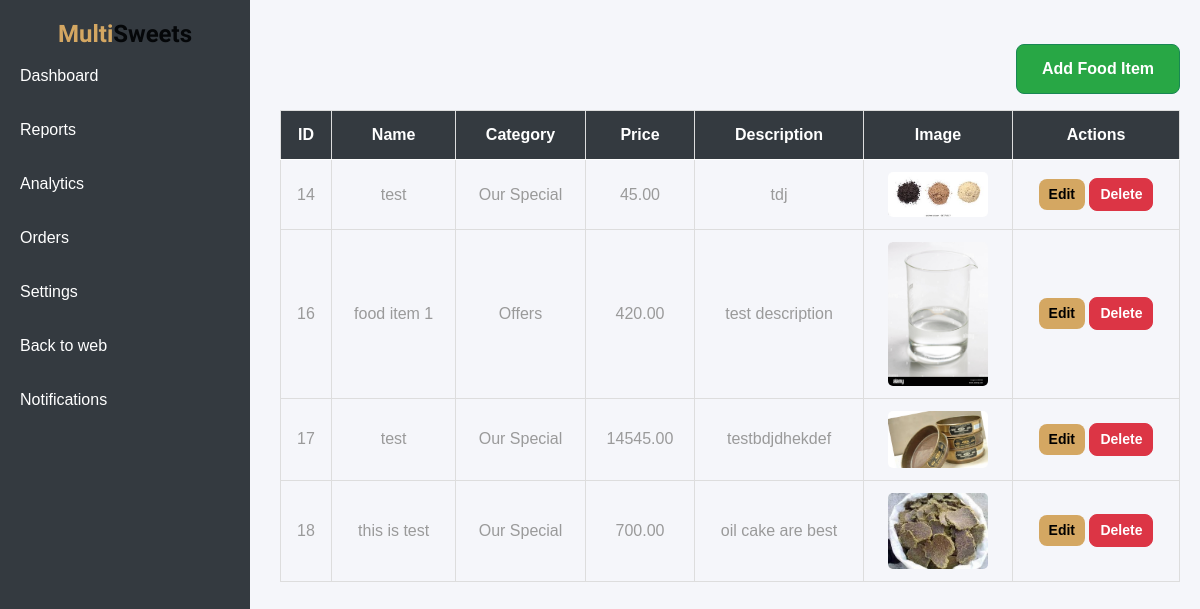
The app's page /src/foodItemMain.php with its own data.
### tables this page shows
CREATE TABLE `food_items` (
  `id` int(11) NOT NULL,
  `category` varchar(100) DEFAULT NULL,
  `name` varchar(255) NOT NULL,
  `price` decimal(10,2) NOT NULL,
  `food_description` text NOT NULL,
  `image` varchar(255) NOT NULL,
  `AddBy` varchar(255) NOT NULL,
  `created_at` timestamp NOT NULL DEFAULT current_timestamp()
);

### src/foodItemMain.php (the view, shortened to what this page needs)
<?php
include_once '../query/dbconfig.php';
$query = "SELECT * FROM food_items";
$result = mysqli_query($conn, $query);
?>
<!DOCTYPE html>
<html lang="en">
<head>
    <link href="css/bootstrap.min.css" rel="stylesheet">
    <link rel="stylesheet" href="https://use.fontawesome.com/releases/v5.15.4/css/all.css" />
    <link href="https://cdn.jsdelivr.net/npm/bootstrap-icons@1.4.1/font/bootstrap-icons.css" rel="stylesheet">
    <link href="lib/animate/animate.min.css" rel="stylesheet">
    <link href="lib/lightbox/css/lightbox.min.css" rel="stylesheet">
    <link href="lib/owlcarousel/owl.carousel.min.css" rel="stylesheet">
    <link href="../css/bootstrap.min.css" rel="stylesheet">
   <link href="../css/style.css" rel="stylesheet">
</head>
<body>>
       <aside class="sidebar">
       <h1 class="text-primary fw-bold mb-0">Multi<span class="text-dark">Sweets</span> </h1>
           <nav>
                <a href="../src/dashboard.php">Dashboard</a>
                <a href="#">Reports</a>
                <a href="#">Analytics</a>
                <a href="#">Orders</a>
                <div class="dropdown">
                    <a href="#">Settings</a>
                </div>
                <a href="../index.php">Back to web</a>
                <a href="notificationView.php">Notifications</a>
            </nav>
        </aside>
    <div class="content">
     <div class="d-flex justify-content-end mb-3">
            <button id="addFoodBtn" class="btn btn-success">
                Add Food Item
            </button>
        </div>
        <table class="table table-bordered table-hover mt-3">
            <thead>
            <tr>
                <th>ID</th>
                <th>Name</th>
                <th>Category</th>
                <th>Price</th>
                <th>Description</th>
                <th>Image</th>
                <th>Actions</th>
            </tr>
            </thead>
            <tbody>
            <?php if (mysqli_num_rows($result) > 0): ?>
                <?php while ($row = mysqli_fetch_assoc($result)): ?>
                    <tr>
                        <td><?php echo $row['id']; ?></td>
                        <td><?php echo $row['name']; ?></td>
                        <td><?php echo $row['category']; ?></td>
                        <td><?php echo $row['price']; ?></td>
                        <td><?php echo $row['food_description']; ?></td>
                        <td><img src="<?php echo $row['image']; ?>" alt="Food Image" width="100"></td>
                        <td>
                            <a href="?edit=<?php echo $row['id']; ?>" class="btn btn-sm btn-primary"
                               id="editBtn" data-id="<?php echo $row['id']; ?>">Edit</a>
                            <a href="?delete=<?php echo $row['id']; ?>" class="btn btn-sm btn-danger"
                               onclick="return confirm('Are you sure?');">Delete</a>
                        </td>
                    </tr>
                <?php endwhile; ?>
            <?php else: ?>
                <tr>
                    <td colspan="6" class="text-center">No food items found.</td>
                </tr>
            <?php endif; ?>
            </tbody>
        </table>
    </div>
</body>
</html>

### css/style.css (style rules this page uses)
h1, h2, h3, .h1, .h2, .h3 { font-weight: 400 !important; font-family: 'Playball', cursive !important; }
.btn.btn-primary { border: 0; }
.btn { font-weight: 600; transition: .5s; }

### src/foodItemMain.php (style rules this page uses)
.sidebar { height: 100%; width: 250px; position: fixed; top: 0; left: 0; background-color: #343a40; padding-top: 20px; }
.sidebar a { color: white; padding: 15px 20px; text-decoration: none; display: block; }
.content { margin-left: 260px; padding: 20px; }
.table { width: 100%; margin-top: 20px; border-collapse: collapse; }
.table th, .table td { padding: 12px; text-align: center; vertical-align: middle; }
.table th { background-color: #343a40; color: white; font-weight: bold; }
.table-bordered { border: 1px solid #ddd; }
.table-bordered th, .table-bordered td { border: 1px solid #ddd; }
.table img { border-radius: 5px; object-fit: cover; }
.btn-sm { padding: 5px 10px; font-size: 0.875rem; }
* { margin: 0; padding: 0; box-sizing: border-box; }
body { font-family: Arial, sans-serif; background: #f5f6fa; color: #333; }
.dropdown { position: relative; display: inline-block; }
.text-primary { color: #007bff; font-size: 2em; margin-bottom: 20px; }
.text-primary { color:rgb(249, 251, 252); font-size: 1.5rem; text-align: center; }
#addFoodBtn { font-size: 16px; padding: 12px 25px; border-radius: 8px; background-color: #28a745; color: white; transition: background-color 0.3s ease; }

### records on screen
food_items: id "14", name "test", category "Our Special", price "45.00", food_description "tdj", image (picture)
food_items: id "16", name "food item 1", category "Offers", price "420.00", food_description "test description", image (picture)
food_items: id "17", name "test", category "Our Special", price "14545.00", food_description "testbdjdhekdef", image (picture)
food_items: id "18", name "this is test", category "Our Special", price "700.00", food_description "oil cake are best", image (picture)
